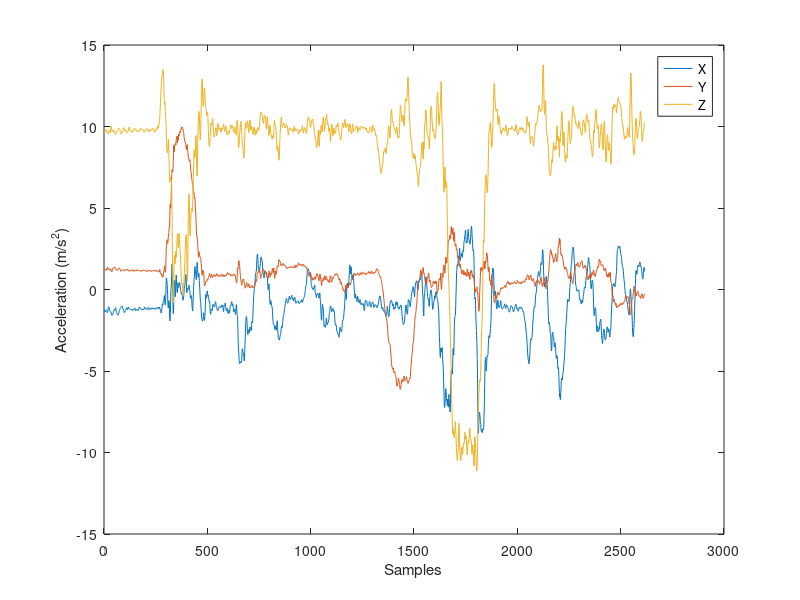

Source code (MATLAB):
%% Data Loading
load('acc.mat')

plot(a);
legend('X', 'Y', 'Z');
xlabel('Samples');
ylabel('Acceleration (m/s^2)');

%% Pre-processing
% Compute magnitude

x = a(:,1);
y = a(:,2);
z = a(:,3);
mag = sqrt(sum(x.^2 + y.^2 + z.^2, 2));

% figure; plot(mag);
% xlabel('Samples');
% ylabel('Acceleration (m/s^2)'); % it is not zero-mean ->
% 
% % -> remove offset from the magnitude (due to gravity)
% magNoG = mag - mean(mag);

% plot(magNoG);
% xlabel('Time (s)');
% ylabel('Acceleration (m/s^2)');
